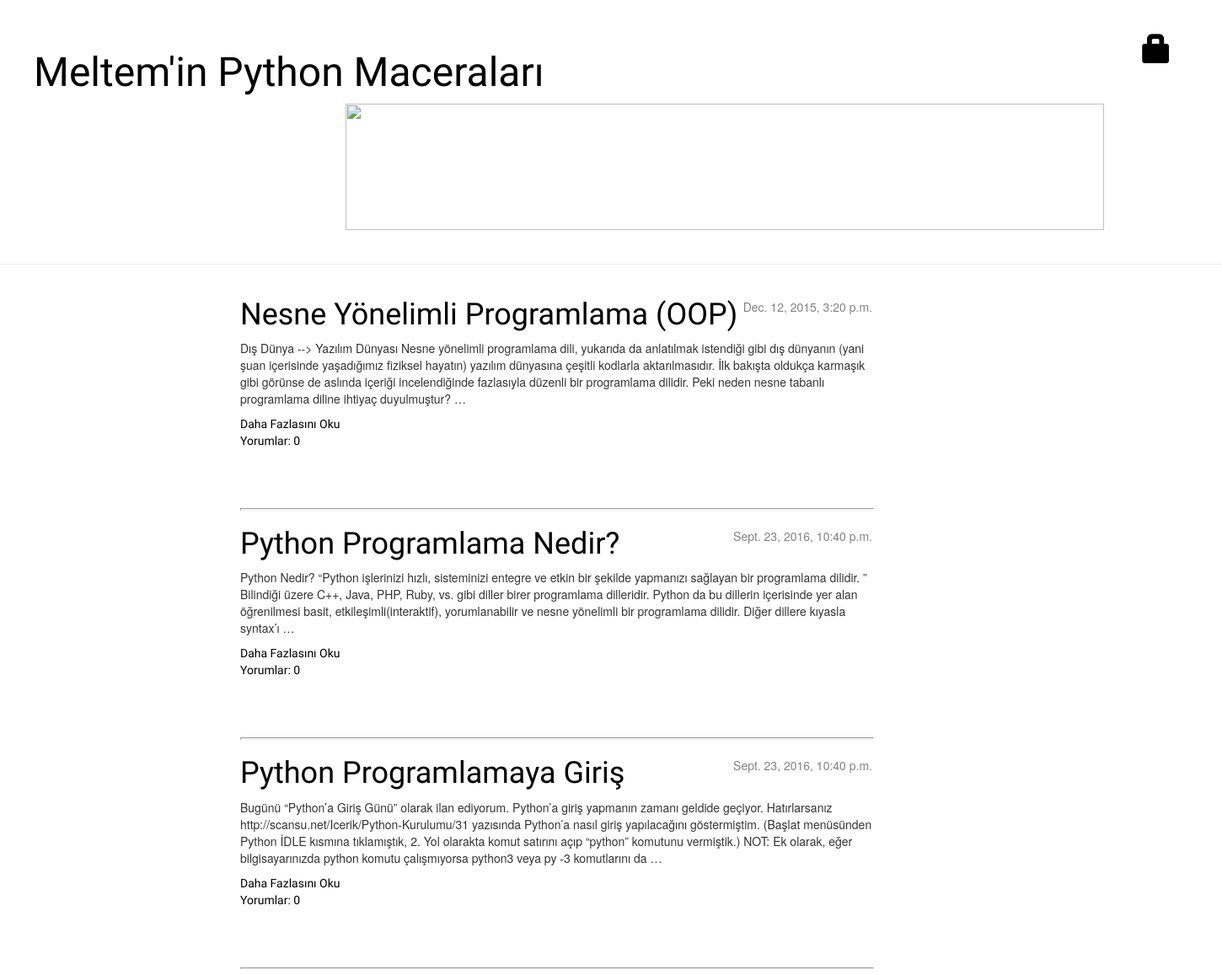
The page / on the database its author committed.
### blog/models.py (models this page shows, shortened)
class Post(models.Model):
    yazar = models.ForeignKey('auth.User')
    baslik = models.CharField(max_length=200)
    yazi = models.TextField()
    yaratilis_tarihi = models.DateTimeField(
            default=timezone.now)
    yayinlanma_tarihi = models.DateTimeField(
            blank=True, null=True)

### blog/views.py (the view)
# urls.py: url(r'^$', views.post_list, name='post_list'),
def post_list(request):
    posts = Post.objects.filter(yayinlanma_tarihi__lte=timezone.now()).order_by('yayinlanma_tarihi')
    return render(request, 'blog/post_list.html', {'posts': posts})

### blog/templates/blog/post_list.html
{% extends 'blog/base.html' %}
{% block content %}
    {% for post in posts %}
        <div class="post">
            <div class="date">
                {{ post.yayinlanma_tarihi }}
            </div>
            <h1><a href="{% url 'post_detail' pk=post.pk %}">{{ post.baslik }}</a></h1>
            <div class = "post_body">
            	{{ post.yazi|safe|truncatewords:"50"|linebreaks }}
		        <a href="{% url 'post_detail' pk=post.pk %}">Daha Fazlasını Oku</a>
            </div>
            <a href="{% url 'blog.views.post_detail' pk=post.pk %}">Yorumlar: {{ post.comments.count }}</a>
        </div>
        <hr>
    {% endfor %}
{% endblock content %}

### blog/static/css/blog.css (style rules this page uses)
h1 a { color: black; font-family: 'Russo One'; }
h1, h2, h3, h4 { font-family: 'Russo One', sans-serif; }
.post h1 { text-decoration:none; }
.date { float: right; color: #828282; }
.post { margin-bottom: 70px; }
.post h1 a, .post h1 a:visited { color: #000000; }
hr { display: block; margin-top: 0.5em; margin-bottom: 0.5em; margin-left: auto; margin-right: auto; border-style: inset; border-width: 1px; width: 750px; height: 0.5px; }
.post h1 a { text-decoration:none; }
.post a { color: black; font-family: 'Russo One'; font-size: bold; text-decoration:none; }

### rows shown on the page
Post: yayinlanma_tarihi "Dec. 12, 2015, 3:20 p.m.", baslik "Nesne Yönelimli Programlama (OOP)", yazi "Dış Dünya --> Yazılım Dünyası Nesne yönelimli programlama dili, yukarıda da anlatılmak istendiği gibi dış dünyanın (yani şuan içerisinde yaşadığımız fiziksel hayatın) yazılım dünyasına çeşitli kodlarla aktarılmasıdır. İlk bakışta oldukça karmaşık gibi görünse de aslında içeriği incelendiğinde fazlasıyla düzenli bir programlama dilidir. Peki neden nesne tabanlı programlama diline ihtiyaç duyulmuştur? …", comments.count "0"
Post: yayinlanma_tarihi "Sept. 23, 2016, 10:40 p.m.", baslik "Python Programlama Nedir?", yazi "Python Nedir? “Python işlerinizi hızlı, sisteminizi entegre ve etkin bir şekilde yapmanızı sağlayan bir programlama dilidir. ” Bilindiği üzere C++, Java, PHP, Ruby, vs. gibi diller birer programlama dilleridir. Python da bu dillerin içerisinde yer alan öğrenilmesi basit, etkileşimli(interaktif), yorumlanabilir ve nesne yönelimli bir programlama dilidir. Diğer dillere kıyasla syntax’ı …", comments.count "0"
Post: yayinlanma_tarihi "Sept. 23, 2016, 10:40 p.m.", baslik "Python Programlamaya Giriş", yazi "Bugünü “Python’a Giriş Günü” olarak ilan ediyorum. Python’a giriş yapmanın zamanı geldide geçiyor. Hatırlarsanız http://scansu.net/Icerik/Python-Kurulumu/31 yazısında Python’a nasıl giriş yapılacağını göstermiştim. (Başlat menüsünden Python İDLE kısmına tıklamıştık, 2. Yol olarakta komut satırını açıp “python” komutunu vermiştik.) NOT: Ek olarak, eğer bilgisayarınızda python komutu çalışmıyorsa python3 veya py -3 komutlarını da …", comments.count "0"
